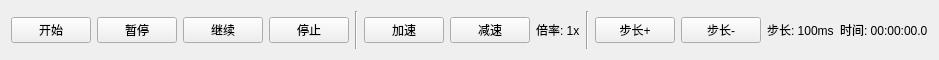
<?xml version="1.0" encoding="UTF-8"?>
<ui version="4.0">
 <class>SimulationControlWidget</class>
 <widget class="QWidget" name="SimulationControlWidget">
  <property name="geometry">
   <rect>
    <x>0</x>
    <y>0</y>
    <width>600</width>
    <height>60</height>
   </rect>
  </property>
  <property name="windowTitle">
   <string>仿真控制</string>
  </property>
  <layout class="QHBoxLayout" name="horizontalLayout">
   <item>
    <widget class="QPushButton" name="btnStart">
     <property name="text">
      <string>开始</string>
     </property>
    </widget>
   </item>
   <item>
    <widget class="QPushButton" name="btnPause">
     <property name="text">
      <string>暂停</string>
     </property>
    </widget>
   </item>
   <item>
    <widget class="QPushButton" name="btnResume">
     <property name="text">
      <string>继续</string>
     </property>
    </widget>
   </item>
   <item>
    <widget class="QPushButton" name="btnStop">
     <property name="text">
      <string>停止</string>
     </property>
    </widget>
   </item>
   <item>
    <widget class="Line" name="line_1">
     <property name="orientation">
      <enum>Qt::Vertical</enum>
     </property>
    </widget>
   </item>
   <item>
    <widget class="QPushButton" name="btnSpeedUp">
     <property name="text">
      <string>加速</string>
     </property>
    </widget>
   </item>
   <item>
    <widget class="QPushButton" name="btnSpeedDown">
     <property name="text">
      <string>减速</string>
     </property>
    </widget>
   </item>
   <item>
    <widget class="QLabel" name="labelSpeed">
     <property name="text">
      <string>倍率: 1x</string>
     </property>
    </widget>
   </item>
   <item>
    <widget class="Line" name="line_2">
     <property name="orientation">
      <enum>Qt::Vertical</enum>
     </property>
    </widget>
   </item>
   <item>
    <widget class="QPushButton" name="btnStepIncrease">
     <property name="text">
      <string>步长+</string>
     </property>
    </widget>
   </item>
   <item>
    <widget class="QPushButton" name="btnStepDecrease">
     <property name="text">
      <string>步长-</string>
     </property>
    </widget>
   </item>
   <item>
    <widget class="QLabel" name="labelStep">
     <property name="text">
      <string>步长: 100ms</string>
     </property>
    </widget>
   </item>
   <item>
    <spacer name="horizontalSpacer">
     <property name="orientation">
      <enum>Qt::Horizontal</enum>
     </property>
     <property name="sizeHint" stdset="0">
      <size>
       <width>40</width>
       <height>20</height>
      </size>
     </property>
    </spacer>
   </item>
   <item>
    <widget class="QLabel" name="labelTime">
     <property name="text">
      <string>时间: 00:00:00.0</string>
     </property>
    </widget>
   </item>
  </layout>
 </widget>
 <resources/>
 <connections/>
</ui>
